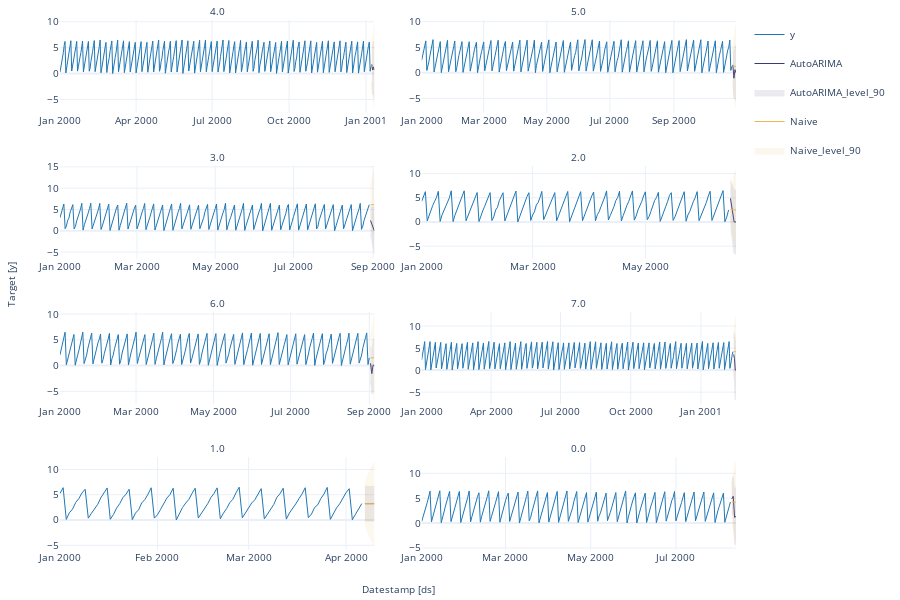

Notebook code cell kept with this figure:
### Code cell
#| hide
fcst.plot(panel_df, fcsts_df, models=['AutoARIMA', 'Naive'])

### Figure 1 — Plotly figure (JSON) as saved in the notebook; plotly's stock layout.template omitted (floating-point values rounded to 4 significant figures; data arrays with more than 128 entries replaced by an {"elided": "..."} marker saying what was removed)
{"data": [{"legendgroup": "y", "line": {"color": "#1f77b4", "width": 1}, "mode": "lines", "name": "y", "showlegend": true, "type": "scatter", "x": {"elided": "373 str values"}, "xaxis": "x", "y": {"elided": "373 float values"}, "yaxis": "y"}, {"legendgroup": "y", "line": {"color": "#1f77b4", "width": 1}, "mode": "lines", "name": "y", "showlegend": false, "type": "scatter", "x": {"elided": "301 str values"}, "xaxis": "x2", "y": {"elided": "301 float values"}, "yaxis": "y2"}, {"legendgroup": "y", "line": {"color": "#1f77b4", "width": 1}, "mode": "lines", "name": "y", "showlegend": false, "type": "scatter", "x": {"elided": "242 str values"}, "xaxis": "x3", "y": {"elided": "242 float values"}, "yaxis": "y3"}, {"legendgroup": "y", "line": {"color": "#1f77b4", "width": 1}, "mode": "lines", "name": "y", "showlegend": false, "type": "scatter", "x": {"elided": "167 str values"}, "xaxis": "x4", "y": {"elided": "167 float values"}, "yaxis": "y4"}, {"legendgroup": "y", "line": {"color": "#1f77b4", "width": 1}, "mode": "lines", "name": "y", "showlegend": false, "type": "scatter", "x": {"elided": "245 str values"}, "xaxis": "x5", "y": {"elided": "245 float values"}, "yaxis": "y5"}, {"legendgroup": "y", "line": {"color": "#1f77b4", "width": 1}, "mode": "lines", "name": "y", "showlegend": false, "type": "scatter", "x": {"elided": "409 str values"}, "xaxis": "x6", "y": {"elided": "409 float values"}, "yaxis": "y6"}, {"legendgroup": "y", "line": {"color": "#1f77b4", "width": 1}, "mode": "lines", "name": "y", "showlegend": false, "type": "scatter", "x": ["2000-01-01T00:00:00", "2000-01-02T00:00:00", "2000-01-03T00:00:00", "2000-01-04T00:00:00", "2000-01-05T00:00:00", "2000-01-06T00:00:00", "2000-01-07T00:00:00", "2000-01-08T00:00:00", "2000-01-09T00:00:00", "2000-01-10T00:00:00", "2000-01-11T00:00:00", "2000-01-12T00:00:00", "2000-01-13T00:00:00", "2000-01-14T00:00:00", "2000-01-15T00:00:00", "2000-01-16T00:00:00", "2000-01-17T00:00:00", "2000-01-18T00:00:00", "2000-01-19T00:00:00", "2000-01-20T00:00:00", "2000-01-21T00:00:00", "2000-01-22T00:00:00", "2000-01-23T00:00:00", "2000-01-24T00:00:00", "2000-01-25T00:00:00", "2000-01-26T00:00:00", "2000-01-27T00:00:00", "2000-01-28T00:00:00", "2000-01-29T00:00:00", "2000-01-30T00:00:00", "2000-01-31T00:00:00", "2000-02-01T00:00:00", "2000-02-02T00:00:00", "2000-02-03T00:00:00", "2000-02-04T00:00:00", "2000-02-05T00:00:00", "2000-02-06T00:00:00", "2000-02-07T00:00:00", "2000-02-08T00:00:00", "2000-02-09T00:00:00", "2000-02-10T00:00:00", "2000-02-11T00:00:00", "2000-02-12T00:00:00", "2000-02-13T00:00:00", "2000-02-14T00:00:00", "2000-02-15T00:00:00", "2000-02-16T00:00:00", "2000-02-17T00:00:00", "2000-02-18T00:00:00", "2000-02-19T00:00:00", "2000-02-20T00:00:00", "2000-02-21T00:00:00", "2000-02-22T00:00:00", "2000-02-23T00:00:00", "2000-02-24T00:00:00", "2000-02-25T00:00:00", "2000-02-26T00:00:00", "2000-02-27T00:00:00", "2000-02-28T00:00:00", "2000-02-29T00:00:00", "2000-03-01T00:00:00", "2000-03-02T00:00:00", "2000-03-03T00:00:00", "2000-03-04T00:00:00", "2000-03-05T00:00:00", "2000-03-06T00:00:00", "2000-03-07T00:00:00", "2000-03-08T00:00:00", "2000-03-09T00:00:00", "2000-03-10T00:00:00", "2000-03-11T00:00:00", "2000-03-12T00:00:00", "2000-03-13T00:00:00", "2000-03-14T00:00:00", "2000-03-15T00:00:00", "2000-03-16T00:00:00", "2000-03-17T00:00:00", "2000-03-18T00:00:00", "2000-03-19T00:00:00", "2000-03-20T00:00:00", "2000-03-21T00:00:00", "2000-03-22T00:00:00", "2000-03-23T00:00:00", "2000-03-24T00:00:00", "2000-03-25T00:00:00", "2000-03-26T00:00:00", "2000-03-27T00:00:00", "2000-03-28T00:00:00", "2000-03-29T00:00:00", "2000-03-30T00:00:00", "2000-03-31T00:00:00", "2000-04-01T00:00:00", "2000-04-02T00:00:00", "2000-04-03T00:00:00", "2000-04-04T00:00:00", "2000-04-05T00:00:00", "2000-04-06T00:00:00"], "xaxis": "x7", "y": [5.242, 6.394, 0.1147, 1.44, 2.157, 3.479, 4.236, 5.356, 6.077, 0.3652, 1.323, 2.107, 3.093, 4.404, 5.374, 6.337, 0.1384, 1.087, 2.352, 3.232, 4.42, 5.102, 6.082, 0.06242, 1.361, 2.015, 3.373, 4.046, 5.109, 6.375, 0.3658, 1.023, 2.105, 3.143, 4.339, 5.032, 6.278, 0.00462, 1.417, 2.492, 3.352, 4.091, 5.256, 6.29, 0.3938, 1.303, 2.109, 3.228, 4.439, 5.246, 6.358, 0.2431, 1.354, 2.249, 3.422, 4.097, 5.387, 6.487, 0.4312, 1.39, 2.493, 3.377, 4.002, 5.135, 6.205, 0.2141, 1.149, 2.201, 3.06, 4.49, 5.203, 6.285, 0.1718, 1.394, 2.206, 3.18, 4.2, 5.151, 6.388, 0.4631, 1.163, 2.476, 3.007, 4.267, 5.152, 6.441, 0.1253, 1.339, 2.405, 3.216, 4.376, 5.415, 6.19, 0.04827, 1.128, 2.296, 3.238], "yaxis": "y7"}, {"legendgroup": "y", "line": {"color": "#1f77b4", "width": 1}, "mode": "lines", "name": "y", "showlegend": false, "type": "scatter", "x": {"elided": "222 str values"}, "xaxis": "x8", "y": {"elided": "222 float values"}, "yaxis": "y8"}, {"legendgroup": "AutoARIMA", "line": {"color": "#393b79", "width": 1}, "mode": "lines", "name": "AutoARIMA", "showlegend": true, "type": "scatter", "x": ["2001-01-08T00:00:00", "2001-01-09T00:00:00", "2001-01-10T00:00:00", "2001-01-11T00:00:00"], "xaxis": "x", "y": [1.771, 0.6798, 1.236, 0.639], "yaxis": "y"}, {"fill": "toself", "fillcolor": "#393b79", "legendgroup": "AutoARIMA_level_90", "line": {"color": "#393b79", "width": 1}, "mode": "lines", "name": "AutoARIMA_level_90", "opacity": 0.1, "showlegend": true, "type": "scatter", "x": ["2001-01-08T00:00:00.000000000", "2001-01-09T00:00:00.000000000", "2001-01-10T00:00:00.000000000", "2001-01-11T00:00:00.000000000", "2001-01-11T00:00:00.000000000", "2001-01-10T00:00:00.000000000", "2001-01-09T00:00:00.000000000", "2001-01-08T00:00:00.000000000"], "xaxis": "x", "y": [5.311, 5.353, 6.194, 6.118, -4.839, -3.721, -3.993, -1.77], "yaxis": "y"}, {"legendgroup": "Naive", "line": {"color": "#e7ba52", "width": 1}, "mode": "lines", "name": "Naive", "showlegend": true, "type": "scatter", "x": ["2001-01-08T00:00:00", "2001-01-09T00:00:00", "2001-01-10T00:00:00", "2001-01-11T00:00:00"], "xaxis": "x", "y": [1.387, 1.387, 1.387, 1.387], "yaxis": "y"}, {"fill": "toself", "fillcolor": "#e7ba52", "legendgroup": "Naive_level_90", "line": {"color": "#e7ba52", "width": 1}, "mode": "lines", "name": "Naive_level_90", "opacity": 0.1, "showlegend": true, "type": "scatter", "x": ["2001-01-08T00:00:00.000000000", "2001-01-09T00:00:00.000000000", "2001-01-10T00:00:00.000000000", "2001-01-11T00:00:00.000000000", "2001-01-11T00:00:00.000000000", "2001-01-10T00:00:00.000000000", "2001-01-09T00:00:00.000000000", "2001-01-08T00:00:00.000000000"], "xaxis": "x", "y": [5.42, 7.091, 8.373, 9.454, -6.68, -5.599, -4.317, -2.647], "yaxis": "y"}, {"legendgroup": "AutoARIMA", "line": {"color": "#393b79", "width": 1}, "mode": "lines", "name": "AutoARIMA", "showlegend": false, "type": "scatter", "x": ["2000-10-28T00:00:00", "2000-10-29T00:00:00", "2000-10-30T00:00:00", "2000-10-31T00:00:00"], "xaxis": "x2", "y": [1.545, -1.07, 0.6109, 0], "yaxis": "y2"}, {"fill": "toself", "fillcolor": "#393b79", "legendgroup": "AutoARIMA_level_90", "line": {"color": "#393b79", "width": 1}, "mode": "lines", "name": "AutoARIMA_level_90", "opacity": 0.1, "showlegend": false, "type": "scatter", "x": ["2000-10-28T00:00:00.000000000", "2000-10-29T00:00:00.000000000", "2000-10-30T00:00:00.000000000", "2000-10-31T00:00:00.000000000", "2000-10-31T00:00:00.000000000", "2000-10-30T00:00:00.000000000", "2000-10-29T00:00:00.000000000", "2000-10-28T00:00:00.000000000"], "xaxis": "x2", "y": [4.797, 2.89, 5.156, 5.5, -5.5, -3.934, -5.03, -1.706], "yaxis": "y2"}, {"legendgroup": "Naive", "line": {"color": "#e7ba52", "width": 1}, "mode": "lines", "name": "Naive", "showlegend": false, "type": "scatter", "x": ["2000-10-28T00:00:00", "2000-10-29T00:00:00", "2000-10-30T00:00:00", "2000-10-31T00:00:00"], "xaxis": "x2", "y": [1.253, 1.253, 1.253, 1.253], "yaxis": "y2"}, {"fill": "toself", "fillcolor": "#e7ba52", "legendgroup": "Naive_level_90", "line": {"color": "#e7ba52", "width": 1}, "mode": "lines", "name": "Naive_level_90", "opacity": 0.1, "showlegend": false, "type": "scatter", "x": ["2000-10-28T00:00:00.000000000", "2000-10-29T00:00:00.000000000", "2000-10-30T00:00:00.000000000", "2000-10-31T00:00:00.000000000", "2000-10-31T00:00:00.000000000", "2000-10-30T00:00:00.000000000", "2000-10-29T00:00:00.000000000", "2000-10-28T00:00:00.000000000"], "xaxis": "x2", "y": [5.336, 7.027, 8.325, 9.419, -6.913, -5.819, -4.521, -2.83], "yaxis": "y2"}, {"legendgroup": "AutoARIMA", "line": {"color": "#393b79", "width": 1}, "mode": "lines", "name": "AutoARIMA", "showlegend": false, "type": "scatter", "x": ["2000-08-30T00:00:00", "2000-08-31T00:00:00", "2000-09-01T00:00:00", "2000-09-02T00:00:00"], "xaxis": "x3", "y": [2.421, 1.644, 1.213, 0], "yaxis": "y3"}, {"fill": "toself", "fillcolor": "#393b79", "legendgroup": "AutoARIMA_level_90", "line": {"color": "#393b79", "width": 1}, "mode": "lines", "name": "AutoARIMA_level_90", "opacity": 0.1, "showlegend": false, "type": "scatter", "x": ["2000-08-30T00:00:00.000000000", "2000-08-31T00:00:00.000000000", "2000-09-01T00:00:00.000000000", "2000-09-02T00:00:00.000000000", "2000-09-02T00:00:00.000000000", "2000-09-01T00:00:00.000000000", "2000-08-31T00:00:00.000000000", "2000-08-30T00:00:00.000000000"], "xaxis": "x3", "y": [5.73, 5.561, 5.663, 5.409, -5.409, -3.238, -2.273, -0.8877], "yaxis": "y3"}, {"legendgroup": "Naive", "line": {"color": "#e7ba52", "width": 1}, "mode": "lines", "name": "Naive", "showlegend": false, "type": "scatter", "x": ["2000-08-30T00:00:00", "2000-08-31T00:00:00", "2000-09-01T00:00:00", "2000-09-02T00:00:00"], "xaxis": "x3", "y": [6.127, 6.127, 6.127, 6.127], "yaxis": "y3"}, {"fill": "toself", "fillcolor": "#e7ba52", "legendgroup": "Naive_level_90", "line": {"color": "#e7ba52", "width": 1}, "mode": "lines", "name": "Naive_level_90", "opacity": 0.1, "showlegend": false, "type": "scatter", "x": ["2000-08-30T00:00:00.000000000", "2000-08-31T00:00:00.000000000", "2000-09-01T00:00:00.000000000", "2000-09-02T00:00:00.000000000", "2000-09-02T00:00:00.000000000", "2000-09-01T00:00:00.000000000", "2000-08-31T00:00:00.000000000", "2000-08-30T00:00:00.000000000"], "xaxis": "x3", "y": [10.15, 11.82, 13.09, 14.17, -1.919, -0.841, 0.4377, 2.104], "yaxis": "y3"}, {"legendgroup": "AutoARIMA", "line": {"color": "#393b79", "width": 1}, "mode": "lines", "name": "AutoARIMA", "showlegend": false, "type": "scatter", "x": ["2000-06-16T00:00:00", "2000-06-17T00:00:00", "2000-06-18T00:00:00", "2000-06-19T00:00:00"], "xaxis": "x4", "y": [4.876, 1.881, 0, 0], "yaxis": "y4"}, {"fill": "toself", "fillcolor": "#393b79", "legendgroup": "AutoARIMA_level_90", "line": {"color": "#393b79", "width": 1}, "mode": "lines", "name": "AutoARIMA_level_90", "opacity": 0.1, "showlegend": false, "type": "scatter", "x": ["2000-06-16T00:00:00.000000000", "2000-06-17T00:00:00.000000000", "2000-06-18T00:00:00.000000000", "2000-06-19T00:00:00.000000000", "2000-06-19T00:00:00.000000000", "2000-06-18T00:00:00.000000000", "2000-06-17T00:00:00.000000000", "2000-06-16T00:00:00.000000000"], "xaxis": "x4", "y": [8.601, 7.496, 6.599, 6.599, -6.599, -6.599, -3.735, 1.151], "yaxis": "y4"}, {"legendgroup": "Naive", "line": {"color": "#e7ba52", "width": 1}, "mode": "lines", "name": "Naive", "showlegend": false, "type": "scatter", "x": ["2000-06-16T00:00:00", "2000-06-17T00:00:00", "2000-06-18T00:00:00", "2000-06-19T00:00:00"], "xaxis": "x4", "y": [2.49, 2.49, 2.49, 2.49], "yaxis": "y4"}, {"fill": "toself", "fillcolor": "#e7ba52", "legendgroup": "Naive_level_90", "line": {"color": "#e7ba52", "width": 1}, "mode": "lines", "name": "Naive_level_90", "opacity": 0.1, "showlegend": false, "type": "scatter", "x": ["2000-06-16T00:00:00.000000000", "2000-06-17T00:00:00.000000000", "2000-06-18T00:00:00.000000000", "2000-06-19T00:00:00.000000000", "2000-06-19T00:00:00.000000000", "2000-06-18T00:00:00.000000000", "2000-06-17T00:00:00.000000000", "2000-06-16T00:00:00.000000000"], "xaxis": "x4", "y": [6.576, 8.268, 9.567, 10.66, -5.682, -4.587, -3.289, -1.596], "yaxis": "y4"}, {"legendgroup": "AutoARIMA", "line": {"color": "#393b79", "width": 1}, "mode": "lines", "name": "AutoARIMA", "showlegend": false, "type": "scatter", "x": ["2000-09-02T00:00:00", "2000-09-03T00:00:00", "2000-09-04T00:00:00", "2000-09-05T00:00:00"], "xaxis": "x5", "y": [0.4357, -1.568, 0.09745, 0], "yaxis": "y5"}, {"fill": "toself", "fillcolor": "#393b79", "legendgroup": "AutoARIMA_level_90", "line": {"color": "#393b79", "width": 1}, "mode": "lines", "name": "AutoARIMA_level_90", "opacity": 0.1, "showlegend": false, "type": "scatter", "x": ["2000-09-02T00:00:00.000000000", "2000-09-03T00:00:00.000000000", "2000-09-04T00:00:00.000000000", "2000-09-05T00:00:00.000000000", "2000-09-05T00:00:00.000000000", "2000-09-04T00:00:00.000000000", "2000-09-03T00:00:00.000000000", "2000-09-02T00:00:00.000000000"], "xaxis": "x5", "y": [3.72, 2.373, 4.565, 5.417, -5.417, -4.37, -5.509, -2.849], "yaxis": "y5"}, {"legendgroup": "Naive", "line": {"color": "#e7ba52", "width": 1}, "mode": "lines", "name": "Naive", "showlegend": false, "type": "scatter", "x": ["2000-09-02T00:00:00", "2000-09-03T00:00:00", "2000-09-04T00:00:00", "2000-09-05T00:00:00"], "xaxis": "x5", "y": [1.491, 1.491, 1.491, 1.491], "yaxis": "y5"}, {"fill": "toself", "fillcolor": "#e7ba52", "legendgroup": "Naive_level_90", "line": {"color": "#e7ba52", "width": 1}, "mode": "lines", "name": "Naive_level_90", "opacity": 0.1, "showlegend": false, "type": "scatter", "x": ["2000-09-02T00:00:00.000000000", "2000-09-03T00:00:00.000000000", "2000-09-04T00:00:00.000000000", "2000-09-05T00:00:00.000000000", "2000-09-05T00:00:00.000000000", "2000-09-04T00:00:00.000000000", "2000-09-03T00:00:00.000000000", "2000-09-02T00:00:00.000000000"], "xaxis": "x5", "y": [5.545, 7.225, 8.513, 9.6, -6.617, -5.531, -4.242, -2.563], "yaxis": "y5"}, {"legendgroup": "AutoARIMA", "line": {"color": "#393b79", "width": 1}, "mode": "lines", "name": "AutoARIMA", "showlegend": false, "type": "scatter", "x": ["2001-02-13T00:00:00", "2001-02-14T00:00:00", "2001-02-15T00:00:00", "2001-02-16T00:00:00"], "xaxis": "x6", "y": [3.552, 2.656, 0, 0], "yaxis": "y6"}, {"fill": "toself", "fillcolor": "#393b79", "legendgroup": "AutoARIMA_level_90", "line": {"color": "#393b79", "width": 1}, "mode": "lines", "name": "AutoARIMA_level_90", "opacity": 0.1, "showlegend": false, "type": "scatter", "x": ["2001-02-13T00:00:00.000000000", "2001-02-14T00:00:00.000000000", "2001-02-15T00:00:00.000000000", "2001-02-16T00:00:00.000000000", "2001-02-16T00:00:00.000000000", "2001-02-15T00:00:00.000000000", "2001-02-14T00:00:00.000000000", "2001-02-13T00:00:00.000000000"], "xaxis": "x6", "y": [7.191, 8.376, 6.697, 6.697, -6.697, -6.697, -3.063, -0.08763], "yaxis": "y6"}, {"legendgroup": "Naive", "line": {"color": "#e7ba52", "width": 1}, "mode": "lines", "name": "Naive", "showlegend": false, "type": "scatter", "x": ["2001-02-13T00:00:00", "2001-02-14T00:00:00", "2001-02-15T00:00:00", "2001-02-16T00:00:00"], "xaxis": "x6", "y": [4.177, 4.177, 4.177, 4.177], "yaxis": "y6"}, {"fill": "toself", "fillcolor": "#e7ba52", "legendgroup": "Naive_level_90", "line": {"color": "#e7ba52", "width": 1}, "mode": "lines", "name": "Naive_level_90", "opacity": 0.1, "showlegend": false, "type": "scatter", "x": ["2001-02-13T00:00:00.000000000", "2001-02-14T00:00:00.000000000", "2001-02-15T00:00:00.000000000", "2001-02-16T00:00:00.000000000", "2001-02-16T00:00:00.000000000", "2001-02-15T00:00:00.000000000", "2001-02-14T00:00:00.000000000", "2001-02-13T00:00:00.000000000"], "xaxis": "x6", "y": [8.211, 9.882, 11.16, 12.25, -3.892, -2.811, -1.529, 0.142], "yaxis": "y6"}, {"legendgroup": "AutoARIMA", "line": {"color": "#393b79", "width": 1}, "mode": "lines", "name": "AutoARIMA", "showlegend": false, "type": "scatter", "x": ["2000-04-07T00:00:00", "2000-04-08T00:00:00", "2000-04-09T00:00:00", "2000-04-10T00:00:00"], "xaxis": "x7", "y": [3.233, 3.233, 3.233, 3.233], "yaxis": "y7"}, {"fill": "toself", "fillcolor": "#393b79", "legendgroup": "AutoARIMA_level_90", "line": {"color": "#393b79", "width": 1}, "mode": "lines", "name": "AutoARIMA_level_90", "opacity": 0.1, "showlegend": false, "type": "scatter", "x": ["2000-04-07T00:00:00.000000000", "2000-04-08T00:00:00.000000000", "2000-04-09T00:00:00.000000000", "2000-04-10T00:00:00.000000000", "2000-04-10T00:00:00.000000000", "2000-04-09T00:00:00.000000000", "2000-04-08T00:00:00.000000000", "2000-04-07T00:00:00.000000000"], "xaxis": "x7", "y": [6.645, 6.645, 6.645, 6.645, -0.1799, -0.1799, -0.1799, -0.1799], "yaxis": "y7"}, {"legendgroup": "Naive", "line": {"color": "#e7ba52", "width": 1}, "mode": "lines", "name": "Naive", "showlegend": false, "type": "scatter", "x": ["2000-04-07T00:00:00", "2000-04-08T00:00:00", "2000-04-09T00:00:00", "2000-04-10T00:00:00"], "xaxis": "x7", "y": [3.238, 3.238, 3.238, 3.238], "yaxis": "y7"}, {"fill": "toself", "fillcolor": "#e7ba52", "legendgroup": "Naive_level_90", "line": {"color": "#e7ba52", "width": 1}, "mode": "lines", "name": "Naive_level_90", "opacity": 0.1, "showlegend": false, "type": "scatter", "x": ["2000-04-07T00:00:00.000000000", "2000-04-08T00:00:00.000000000", "2000-04-09T00:00:00.000000000", "2000-04-10T00:00:00.000000000", "2000-04-10T00:00:00.000000000", "2000-04-09T00:00:00.000000000", "2000-04-08T00:00:00.000000000", "2000-04-07T00:00:00.000000000"], "xaxis": "x7", "y": [7.367, 9.077, 10.39, 11.5, -5.019, -3.913, -2.601, -0.8905], "yaxis": "y7"}, {"legendgroup": "AutoARIMA", "line": {"color": "#393b79", "width": 1}, "mode": "lines", "name": "AutoARIMA", "showlegend": false, "type": "scatter", "x": ["2000-08-10T00:00:00", "2000-08-11T00:00:00", "2000-08-12T00:00:00", "2000-08-13T00:00:00"], "xaxis": "x8", "y": [4.858, 5.389, 1.143, 1.346], "yaxis": "y8"}, {"fill": "toself", "fillcolor": "#393b79", "legendgroup": "AutoARIMA_level_90", "line": {"color": "#393b79", "width": 1}, "mode": "lines", "name": "AutoARIMA_level_90", "opacity": 0.1, "showlegend": false, "type": "scatter", "x": ["2000-08-10T00:00:00.000000000", "2000-08-11T00:00:00.000000000", "2000-08-12T00:00:00.000000000", "2000-08-13T00:00:00.000000000", "2000-08-13T00:00:00.000000000", "2000-08-12T00:00:00.000000000", "2000-08-11T00:00:00.000000000", "2000-08-10T00:00:00.000000000"], "xaxis": "x8", "y": [7.861, 9.313, 6.453, 7.165, -4.473, -4.167, 1.466, 1.854], "yaxis": "y8"}, {"legendgroup": "Naive", "line": {"color": "#e7ba52", "width": 1}, "mode": "lines", "name": "Naive", "showlegend": false, "type": "scatter", "x": ["2000-08-10T00:00:00", "2000-08-11T00:00:00", "2000-08-12T00:00:00", "2000-08-13T00:00:00"], "xaxis": "x8", "y": [4.228, 4.228, 4.228, 4.228], "yaxis": "y8"}, {"fill": "toself", "fillcolor": "#e7ba52", "legendgroup": "Naive_level_90", "line": {"color": "#e7ba52", "width": 1}, "mode": "lines", "name": "Naive_level_90", "opacity": 0.1, "showlegend": false, "type": "scatter", "x": ["2000-08-10T00:00:00.000000000", "2000-08-11T00:00:00.000000000", "2000-08-12T00:00:00.000000000", "2000-08-13T00:00:00.000000000", "2000-08-13T00:00:00.000000000", "2000-08-12T00:00:00.000000000", "2000-08-11T00:00:00.000000000", "2000-08-10T00:00:00.000000000"], "xaxis": "x8", "y": [8.257, 9.925, 11.21, 12.29, -3.829, -2.749, -1.469, 0.1996], "yaxis": "y8"}], "layout": {"annotations": [{"font": {"size": 10}, "showarrow": false, "text": "4.0", "x": 0.2325, "xanchor": "center", "xref": "paper", "y": 1, "yanchor": "bottom", "yref": "paper"}, {"font": {"size": 10}, "showarrow": false, "text": "5.0", "x": 0.7675, "xanchor": "center", "xref": "paper", "y": 1, "yanchor": "bottom", "yref": "paper"}, {"font": {"size": 10}, "showarrow": false, "text": "3.0", "x": 0.2325, "xanchor": "center", "xref": "paper", "y": 0.725, "yanchor": "bottom", "yref": "paper"}, {"font": {"size": 10}, "showarrow": false, "text": "2.0", "x": 0.7675, "xanchor": "center", "xref": "paper", "y": 0.725, "yanchor": "bottom", "yref": "paper"}, {"font": {"size": 10}, "showarrow": false, "text": "6.0", "x": 0.2325, "xanchor": "center", "xref": "paper", "y": 0.45, "yanchor": "bottom", "yref": "paper"}, {"font": {"size": 10}, "showarrow": false, "text": "7.0", "x": 0.7675, "xanchor": "center", "xref": "paper", "y": 0.45, "yanchor": "bottom", "yref": "paper"}, {"font": {"size": 10}, "showarrow": false, "text": "1.0", "x": 0.2325, "xanchor": "center", "xref": "paper", "y": 0.175, "yanchor": "bottom", "yref": "paper"}, {"font": {"size": 10}, "showarrow": false, "text": "0.0", "x": 0.7675, "xanchor": "center", "xref": "paper", "y": 0.175, "yanchor": "bottom", "yref": "paper"}, {"font": {"size": 10}, "showarrow": false, "text": "Datestamp [ds]", "x": 0.5, "xanchor": "center", "xref": "paper", "y": 0, "yanchor": "top", "yref": "paper", "yshift": -30}, {"font": {"size": 10}, "showarrow": false, "text": "Target [y]", "textangle": -90, "x": 0, "xanchor": "right", "xref": "paper", "xshift": -40, "y": 0.5, "yanchor": "middle", "yref": "paper"}], "autosize": true, "font": {"size": 10}, "height": 600, "margin": {"b": 50, "l": 60, "r": 10, "t": 20}, "xaxis": {"anchor": "y", "domain": [0, 0.465], "showticklabels": true, "visible": true}, "xaxis2": {"anchor": "y2", "domain": [0.535, 1.0], "showticklabels": true, "visible": true}, "xaxis3": {"anchor": "y3", "domain": [0, 0.465], "showticklabels": true, "visible": true}, "xaxis4": {"anchor": "y4", "domain": [0.535, 1.0], "showticklabels": true, "visible": true}, "xaxis5": {"anchor": "y5", "domain": [0, 0.465], "showticklabels": true, "visible": true}, "xaxis6": {"anchor": "y6", "domain": [0.535, 1.0], "showticklabels": true, "visible": true}, "xaxis7": {"anchor": "y7", "domain": [0, 0.465], "showticklabels": true, "visible": true}, "xaxis8": {"anchor": "y8", "domain": [0.535, 1.0], "showticklabels": true, "visible": true}, "yaxis": {"anchor": "x", "domain": [0.825, 1]}, "yaxis2": {"anchor": "x2", "domain": [0.825, 1]}, "yaxis3": {"anchor": "x3", "domain": [0.55, 0.725]}, "yaxis4": {"anchor": "x4", "domain": [0.55, 0.725]}, "yaxis5": {"anchor": "x5", "domain": [0.275, 0.45]}, "yaxis6": {"anchor": "x6", "domain": [0.275, 0.45]}, "yaxis7": {"anchor": "x7", "domain": [0, 0.175]}, "yaxis8": {"anchor": "x8", "domain": [0, 0.175]}}}
